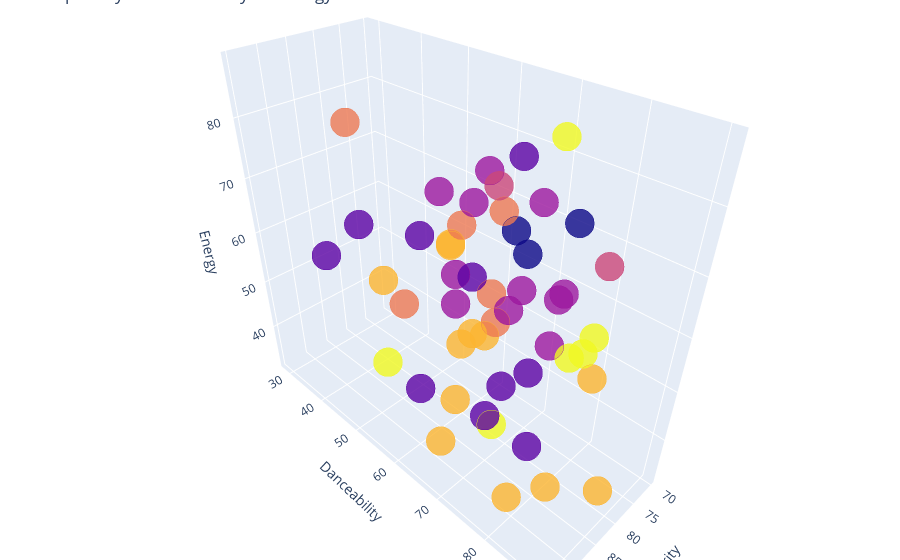

Here is the notebook cell this chart was saved with:
### Code cell
trace = go.Scatter3d(
    x = df['Popularity'],
    y = df['Danceability'],
    z = df['Energy'],
    mode='markers',
    marker=dict(
        color = df['cluster'],
        size=10,
        line=dict(
            color=df['cluster'],
            width=12
        ),
        opacity=.8
    )
)
plotdata = [trace]

layout = go.Layout(
    title='Popularity vs. Danceability vs. Energy',
    margin=dict(
    l=0,
    r=0,
    b=0,
    t=0
    ),
    scene=dict(
    xaxis=dict(title='Popularity'),
    yaxis=dict(title='Danceability'),
    zaxis=dict(title='Energy')
    )
)

fig = go.Figure(data=plotdata, layout=layout)
py.iplot(fig)

### Figure 1 — Plotly figure (JSON) as saved in the notebook; plotly's stock layout.template omitted (floating-point values rounded to 4 significant figures)
{"data": [{"marker": {"color": [2, 0, 4, 2, 5, 2, 5, 1, 5, 5, 4, 2, 6, 4, 1, 1, 4, 6, 5, 5, 5, 5, 0, 0, 5, 6, 6, 1, 2, 2, 1, 5, 2, 1, 1, 5, 4, 3, 3, 6, 1, 2, 1, 5, 6, 2, 4, 2, 1, 2], "line": {"color": [2, 0, 4, 2, 5, 2, 5, 1, 5, 5, 4, 2, 6, 4, 1, 1, 4, 6, 5, 5, 5, 5, 0, 0, 5, 6, 6, 1, 2, 2, 1, 5, 2, 1, 1, 5, 4, 3, 3, 6, 1, 2, 1, 5, 6, 2, 4, 2, 1, 2], "width": 12}, "opacity": 0.8, "size": 10}, "mode": "markers", "type": "scatter3d", "x": [79, 92, 85, 86, 94, 84, 92, 90, 87, 95, 93, 86, 88, 87, 92, 82, 90, 91, 88, 91, 91, 91, 83, 91, 89, 70, 83, 89, 91, 89, 84, 89, 89, 89, 89, 89, 91, 87, 80, 78, 88, 90, 87, 84, 88, 88, 88, 88, 88, 82], "y": [76, 79, 40, 64, 58, 80, 75, 48, 88, 70, 61, 82, 50, 73, 83, 70, 75, 76, 84, 72, 68, 70, 81, 80, 67, 69, 82, 73, 74, 64, 29, 78, 78, 80, 77, 66, 75, 72, 84, 81, 69, 77, 57, 90, 88, 66, 67, 69, 59, 75], "z": [55, 81, 80, 65, 65, 68, 64, 68, 62, 43, 62, 71, 41, 79, 50, 45, 65, 48, 39, 62, 74, 59, 79, 78, 45, 82, 59, 46, 86, 79, 51, 32, 71, 59, 88, 72, 70, 82, 73, 56, 68, 68, 39, 40, 69, 62, 75, 79, 70, 79]}], "layout": {"margin": {"b": 0, "l": 0, "r": 0, "t": 0}, "scene": {"xaxis": {"title": {"text": "Popularity"}}, "yaxis": {"title": {"text": "Danceability"}}, "zaxis": {"title": {"text": "Energy"}}}, "title": {"text": "Popularity vs. Danceability vs. Energy"}}}
